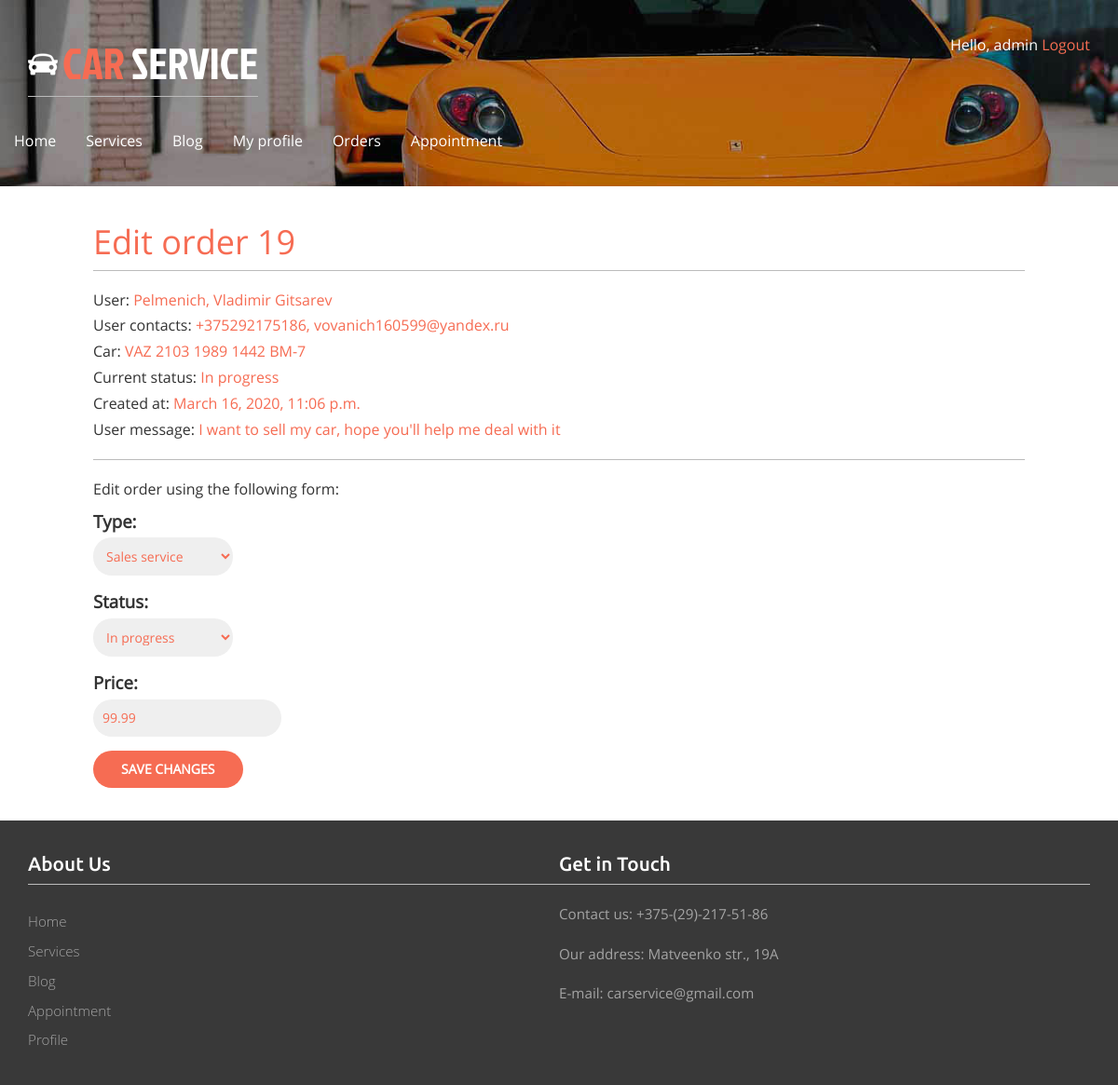
Page /orders/edit/19 (signed in) on the committed database.
### orders/models.py (models this page shows)
class Order(models.Model):
    WORK_TYPE_CHOICES = [
        ('Live support','Live support'),
        ('Repair service', 'Repair service'),
        ('Complete care', 'Complete care'),
        ('Spare parts', 'Spare parts'),
        ('Sales service', 'Sales service'),
        ('Tyre service', 'Tyre service'),
        ('Other', 'Other')
    ]
    STATUS_CHOICES = (
        ('Waiting', 'Waiting'),
        ('In progress', 'In progress'),
        ('Completed', 'Completed'),
        ('Cancelled', 'Canceled'),
    )
    user = models.ForeignKey(User, on_delete=models.CASCADE, related_name='orders')
    profile = models.ForeignKey(Profile, on_delete=models.CASCADE, related_name='user_orders')
    date = models.ForeignKey(OrderDate, on_delete=models.CASCADE, default=1, related_name='order_dates')
    car = models.ForeignKey(Car, on_delete=models.CASCADE, related_name='cars')
    type = models.CharField(choices=WORK_TYPE_CHOICES, max_length=50, default='Other')
    created_at = models.DateTimeField(auto_now_add=True)
    closed_at = models.DateTimeField(null=True)
    status = models.CharField(choices=STATUS_CHOICES, max_length=50, default='Waiting')
    price = models.FloatField(null=True)
    message = models.TextField(max_length=250)

### account/models.py (models this page shows, shortened)
class Profile(models.Model):
    user = models.OneToOneField(settings.AUTH_USER_MODEL, on_delete=models.CASCADE)
    date_of_birth = models.DateField(blank=True, null=True)
    photo = models.ImageField(upload_to='users/%Y/%m/%d/', blank=True)
    phone = models.CharField(blank=True, max_length=20)
    address = models.CharField(blank=True, max_length=100)

class Car(models.Model):
    user = models.ForeignKey(User, on_delete=models.CASCADE, related_name='car')
    make = models.CharField(max_length=50)
    model = models.CharField(max_length=100)
    year = models.IntegerField()
    vin = models.CharField(max_length=10)

### orders/views.py (the view)
# urls.py: path('edit/<int:order_id>', views.order_edit, name='order_edit')
@login_required
@staff_member_required
def order_edit(request, order_id):
    order = Order.objects.get(id=order_id)
    if request.method == 'POST':
        prev_status = order.status
        order_form = OrderAdminForm(instance=order, data=request.POST)
        if order_form.is_valid():
            if prev_status == 'Waiting' and request.POST['status'] == 'In progress':
                car_info = order.car.make + ' ' + order.car.model + ' ' + str(order.car.year) + ' ' + order.car.vin
                subject = 'Your request accepted'
                message = "Your request for {} accepted\
                          \nWe're waiting for you {} at {}\
                          \nType: {}\
                          \nYour message: {}\
                          \nExpected order cost: {}$\
                          \nAll information about your orders is avaliable in your profile: \
                          \n{}" \
                          .format(car_info, order.date.date, str(order.date.time)[:5], order.type, order.message, order.price, request.build_absolute_uri().replace('edit/'+str(order.id), ''))
                send_mail(subject, message, 'vladimir.gitsarev@gmail.com', [order.user.email])
            elif prev_status == 'In progress' and request.POST['status'] == 'Completed':
                order.closed_at = datetime.datetime.now()
                car_info = order.car.make + ' ' + order.car.model + ' ' + str(order.car.year) + ' ' + order.car.vin
                subject = 'Your order completed'
                message = "Your order for {} completed\
                          \nType: {}\
                          \nYour message: {}\
                          \nOrder cost: {}$\
                          \nAll information about your orders is avaliable in your profile: \
                          \n{}" \
                          .format(car_info, order.type, order.message, order.price, request.build_absolute_uri().replace('edit/'+str(order.id), ''))
                send_mail(subject, message, 'vladimir.gitsarev@gmail.com', [order.user.email])
            elif prev_status == 'Waiting' and request.POST['status'] == 'Cancelled':
                car_info = order.car.make + ' ' + order.car.model + ' ' + str(order.car.year) + ' ' + order.car.vin
                subject = 'Your order cancelled'
                message = "Your request for {} cancelled\
                          \nType: {}\
                          \nYour message: {}\
                          \nAll information about your orders is avaliable in your profile: \
                          \n{}" \
                          .format(car_info, order.type, order.message, request.build_absolute_uri().replace('edit/'+str(order.id), ''))
                send_mail(subject, message, 'vladimir.gitsarev@gmail.com', [order.user.email])
            order_form.save()
        return HttpResponseRedirect('/orders/')
    else:
        order_form = OrderAdminForm(instance=order)
        return render(request, 'order_edit.html', {'section':'order', 'order':order, 'order_form':order_form})

### orders/forms.py
class OrderAdminForm(forms.ModelForm):
    class Meta:
        model = Order
        fields = ('type', 'status', 'price')

### orders/templates/order_edit.html (shortened to what this page needs)
{% extends "base.html" %}
{% load static %}
{% block content %}
<h1>Edit order {{order.id}}</h1>
<div class="edit-order">
    <p>User: <span>{{order.user}}, {{order.user.first_name}} {{order.user.last_name}}</span></p>
    <p>User contacts: <span> {{order.profile.phone}}, {{order.user.email}} </span></p>
    <p>Car: <span>{{order.car.make}} {{order.car.model}} {{order.car.year}} {{order.car.vin}}</span></p>
    <p>Current status: <span>{{order.status}} </span></p>
    <p>Created at: <span>{{order.created_at}}</span></p>
    <p>User message: <span>{{order.message}}</span></p>
    <hr>
    <p>Edit order using the following form:</p>
    <form action="/orders/edit/{{order.id}}" method="post" enctype="multipart/form-data">
        {{ order_form.as_p }}
        <p><input type="submit" value="Save changes"></p>
    </form>
</div>
{% endblock %}

### account/templates/base.html (shortened to what this page needs)
{% load static %}
<!DOCTYPE html>
<html>
    <head>
        <link href="{% static "css/bootstrap.css" %}" rel='stylesheet' type='text/css' />
        <link href="{% static "css/style.css" %}" rel='stylesheet' type='text/css' />
        <link href="{% static "css/font-awesome/css/all.css" %}" rel="stylesheet" type='text/css'/>
    </head>
    <body>
        <div class="banner banner2">
            <div class="container">
                <div class="header">
                    <div class="logo">
                        <h1><a href="{% url "main" %}"><img src="{% static "images/car.png" %}" alt=""/>CAR <span>SERVICE</span></a></h1>
                    </div>
                    <div class="top_details">
                        <p>
                            {% if request.user.is_authenticated %}
                             Hello, {{ request.user.username }}<a href="{% url "logout" %}"> Logout</a>
                            {% else %}<a href="{% url "login" %}">Log-in</a>{% endif %}
                        </p>
                    </div>
                    <div class="clearfix"></div>
                </div>
                <nav class="navbar navbar-default">
                    <div class="collapse navbar-collapse nav-wil" id="bs-example-navbar-collapse-1">
                        <ul class="nav navbar-nav">
                            <li {% if section == "main" %} class="active"{% endif %}><a href="/main/">Home</a></li>
                            <li {% if section == "services" %} class="active"{% endif %}><a href="{% url "services" %}">Services</a></li>
                            <li {% if section == "blog" %} class="active"{% endif %}><a href="/blog/">Blog</a></li>
                            <li {% if section == "profile" %} class="active"{% endif %}><a href="{% url "profile" %}">My profile</a></li>
                            <li {% if section == "orders" %} class="active"{% endif %}><a href="/orders/">Orders</a></li>
                            <li {% if section == "appointment" %} class="active"{% endif %}><a href="/orders/appointment">Appointment</a></li>
                        </ul>
                    </div>
                 </nav>
            </div>
        </div>
        <div id="content">
        {% block content %}{% endblock %}
        </div>
        <div class="footer2">
            <div class="container">
            <div class="ftr2-grids">
              <div class="col-md-6 ftr2-grid1">
                 <h3>About Us</h3>
                 <ul>
                    <li><a href="about.html">Home</a></li>
                    <li><a href="services.html">Services</a></li>
                    <li><a href="blog.html">Blog</a></li>
                    <li><a href="gallery.html">Appointment</a></li>
                    <li><a href="contact.html">Profile</a></li>
                 </ul>
             </div>
             <div class="col-md-6 ftr6-grid3">
                 <h3>Get in Touch</h3>
                <p>Contact us: +375-(29)-217-51-86</p>
                <p>Our address: Matveenko str., 19A</p>
                <p>E-mail: carservice@gmail.com</p>
             </div>
             <div class="clearfix"></div>
        </div>

### account/static/css/style.css (style rules this page uses)
h4, h5, h6, h1, h2, h3 { border-bottom:1px solid #bbb; padding:0 0 10px 0; margin:20px 0 20px 0; color:#f66c53; }
ul, ol { margin: 0; padding:0; }
p { margin: 5px 0px; font-size: 12pt; }
.navbar-nav { margin: -15px; margin-bottom: 10px; }
select { width: 15%; }
html, body { font-family: 'OpenSans-Regular'; font-size: 100%; background: #ffffff; }
hr { background-color: #bbb; height: 1px; }
.info span, .car span, .order span, .edit-order span, .search span { color:#f66c53; }
h1 { border-bottom:1px solid #bbb; padding:0 0 10px 0; margin:10px 0 20px 0; color:#f66c53; }
input[type=submit], button, a.button { font-weight:bold; background:#f66c53; color:#fff; padding: 10px 30px; font-size:14px; text-transform:uppercase; border: 0; border-radius: 20px; margin: 0px 0px; }
#content { padding: 30px 100px ; }
form { overflow:auto; }
form p { width:100%; overflow:auto; font-size: 14pt; }
label { float:left; clear:both; color:#333; margin-bottom:4px; }
input[type="text"], input[type="password"], input[type="email"], input[type="file"], input[type="number"], textarea, select { clear:both; float:left; margin:0 0 10px; background:#efefef; border:0; font-size:14px; border-radius: 20px; padding: 10px 10px; border: 0px solid #f66c53; color:#f66c53; }
body a { transition:0.5s all; -webkit-transition:0.5s all; -moz-transition:0.5s all; -o-transition:0.5s all; -ms-transition:0.5s all; text-decoration: none; color: #f66c53; }
.banner { background:url(../images/bg3.jpg) no-repeat 0px -120px; background-size:cover; min-height:800px; }
.header { margin-top:2em; }
.logo { float:left; }
.logo h1 a { color:#F66C53; text-decoration:none; font-family:'JockeyOne-Regular'; font-size:1.3em; }
.logo h1 a img { margin-right:5px; vertical-align:initial; }
.logo h1 a span { color:#fff; }
.top_details { float:right; }
.top_details p { color:#fff; margin-bottom:0.5em; }
.navbar-default { background:none; border:none; }
.navbar-default ul li { display:inline-block; }
.navbar-default ul li a { display:block; color:#fff; text-decoration:none; padding:0 2em 0 0; }
.navbar-default .navbar-nav > li > a { color:#fff; }
.navbar-collapse { padding:0; }
.navbar { margin:2em 0; }
.footer2 { background:#393939; padding-bottom: 1em; }
.ftr2-grid1 { padding:1em 0; }
.ftr6-grid3 { padding: 1em 0; }
.ftr2-grid1 h3 { color:#fff; font-size:1.3em; font-weight:300; font-family: 'Ubuntu-Medium'; }
.ftr2-grid1 ul { margin:1.5em 0 0em 0; }
.ftr2-grid1 ul li { display:block; }
.ftr2-grid1 ul li a { display:block; padding:5px 0; color:#a4a4a4; font-size:0.95em; font-weight:300; text-decoration:none; font-family: 'Open Sans', sans-serif; }
.ftr6-grid3 h3 { color: #fff; font-size: 1.3em; font-family: 'Ubuntu-Medium'; }
.ftr6-grid3 p { margin-top:1.3em; color:#a4a4a4; font-size:0.95em; line-height:1.5em; }
.banner2 { background: url(../images/bg3.jpg) no-repeat 0px -375px; background-size: cover; min-height: 200px; max-height: 200px; }

### rows in the picture
Order: id "19", user "Pelmenich", user.first_name "Vladimir", user.last_name "Gitsarev", profile.phone "+375292175186", user.email "vovanich160599@yandex.ru", car.make "VAZ", car.model "2103", car.year "1989", car.vin "1442 BM-7", status "In progress", created_at "March 16, 2020, 11:06 p.m.", message "I want to sell my car, hope you'll help me deal with it"

### other values in the picture
{{ request.user.username }} "admin"
